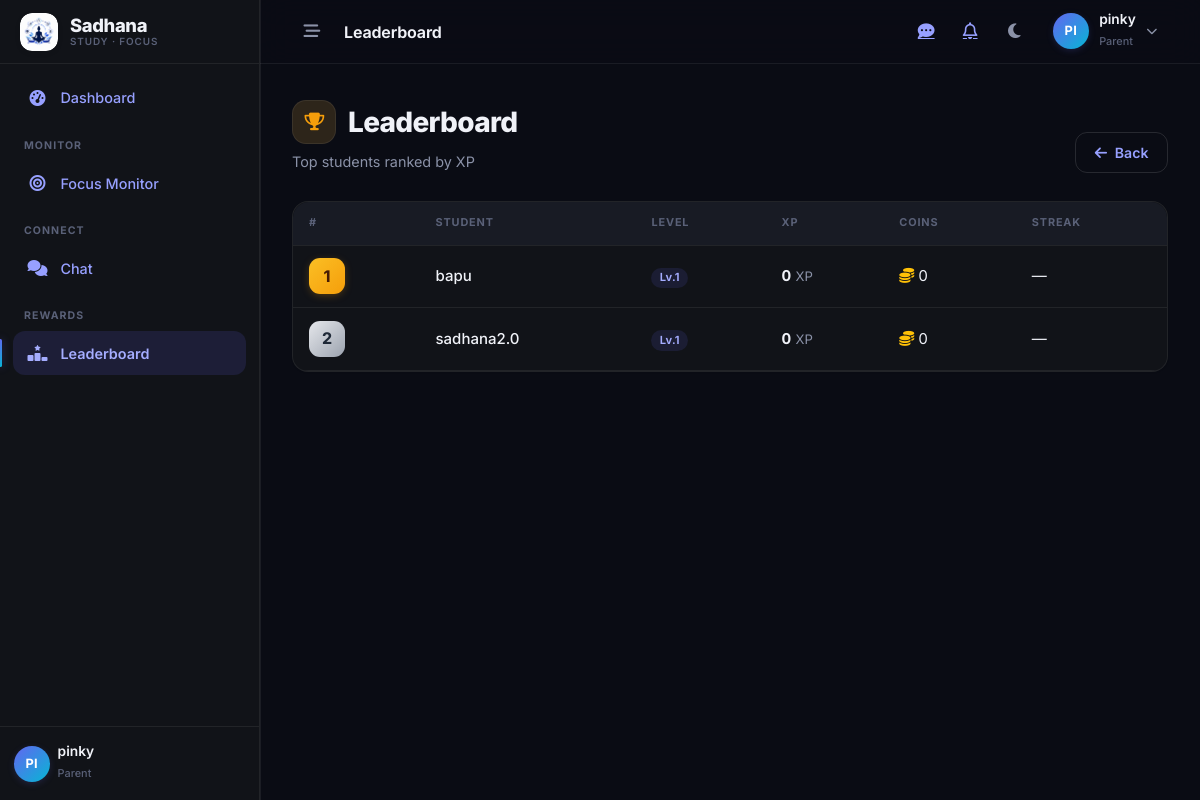
/rewards/leaderboard/ (signed in), run on an earlier commit of the app's database.
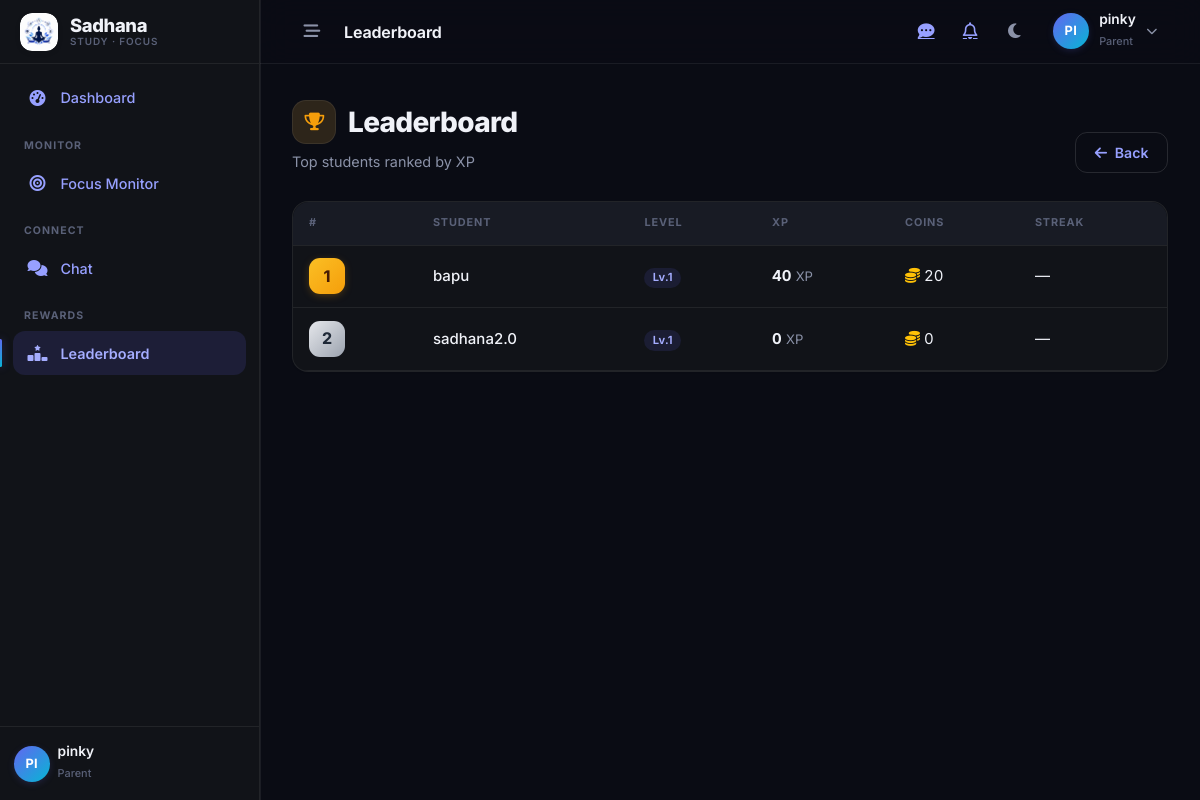
And on a later commit of the database.
### rewards/models.py (models this page shows, shortened)
class RewardProfile(models.Model):
    user = models.OneToOneField(
        settings.AUTH_USER_MODEL, on_delete=models.CASCADE,
        related_name='reward_profile'
    )
    xp = models.IntegerField(default=0)
    coins = models.IntegerField(default=0)
    total_tasks_completed = models.IntegerField(default=0)
    total_focus_sessions = models.IntegerField(default=0)
    current_streak = models.IntegerField(default=0, help_text="Consecutive days with at least one study session")
    longest_streak = models.IntegerField(default=0)
    last_active_date = models.DateField(null=True, blank=True)
    all_tasks_done_streak = models.IntegerField(default=0, help_text="Consecutive days all tasks completed")
    best_all_tasks_done_streak = models.IntegerField(default=0)
    weekly_goals_met = models.IntegerField(default=0)
    monthly_goals_met = models.IntegerField(default=0)
    tasks_completed_before_8am = models.IntegerField(default=0)
    @property
    def level(self):
        return get_level_info(self.xp)[0]
    class Meta:
        ordering = ['-xp']

### users/models.py (models this page shows, shortened)
class User(AbstractUser):
    ROLE_CHOICES = (
        ('PARENT', 'Parent'),
        ('CHILD', 'Child'),
        ('ADMIN', 'Admin'),
    )
    role = models.CharField(max_length=10, choices=ROLE_CHOICES, default='CHILD')
    child_id = models.CharField(max_length=20, unique=True, blank=True, null=True)

### rewards/views.py (the view)
# urls.py: path('leaderboard/', views.leaderboard_view, name='reward_leaderboard'),
@login_required
def leaderboard_view(request):
    leaderboard = get_leaderboard()
    return render(request, 'rewards/leaderboard.html', {
        'leaderboard': leaderboard,
    })

### rewards/models.py (called while the page is built)
def xp_for_level(n):
    return 100 * n * (n + 1) // 2

def get_level_info(xp):
    level = 1
    while True:
        threshold = xp_for_level(level)
        if xp < threshold:
            prev = xp_for_level(level - 1) if level > 1 else 0
            return level, threshold - prev, xp - prev
        level += 1

### rewards/services.py (called while the page is built)
def get_leaderboard(limit=20):
    return RewardProfile.objects.select_related('user').filter(
        user__role='CHILD'
    ).order_by('-xp')[:limit]

### templates/rewards/leaderboard.html (shortened to what this page needs)
{% extends 'base.html' %}
{% block topbar_title %}Leaderboard{% endblock %}
{% block content %}
<div class="sd-page-header">
    <div>
        <h2 class="sd-page-title"><span class="sd-title-icon" style="background:rgba(245,183,61,.15);color:var(--sd-warning);"><i class="fa-solid fa-trophy"></i></span> Leaderboard</h2>
        <p class="sd-page-subtitle">Top students ranked by XP</p>
    </div>
    <div class="sd-page-actions">
        <a href="{% url 'dashboard_router' %}" class="btn btn-outline-secondary"><i class="fa-solid fa-arrow-left me-1"></i> Back</a>
    </div>
</div>
<div class="sd-table-wrap d-none d-md-block">
    {% if leaderboard %}
    <div class="table-responsive">
        <table class="table table-hover align-middle mb-0">
            <thead>
                <tr>
                    <th>#</th>
                    <th>Student</th>
                    <th>Level</th>
                    <th>XP</th>
                    <th>Coins</th>
                    <th>Streak</th>
                </tr>
            </thead>
            <tbody>
                {% for p in leaderboard %}
                <tr>
                    <td>
                        {% if forloop.counter <= 3 %}
                            <span class="leader-rank r{{ forloop.counter }}">{{ forloop.counter }}</span>
                        {% else %}
                            <span class="text-muted tabular">{{ forloop.counter }}</span>
                        {% endif %}
                    </td>
                    <td class="fw-medium">{{ p.user.username }}</td>
                    <td><span class="badge soft-primary">Lv.{{ p.level }}</span></td>
                    <td><strong class="tabular">{{ p.xp }}</strong> <span class="text-muted small">XP</span></td>
                    <td class="tabular"><i class="fa-solid fa-coins text-warning me-1"></i>{{ p.coins }}</td>
                    <td class="tabular">{% if p.current_streak > 0 %}<i class="fa-solid fa-fire text-warning me-1"></i>{{ p.current_streak }} days{% else %}&mdash;{% endif %}</td>
                </tr>
                {% endfor %}
            </tbody>
        </table>
    </div>
    {% else %}
    <div class="empty-state">
        <span class="es-icon"><i class="fa-solid fa-trophy"></i></span>
        <p class="es-text">No students yet.</p>
    </div>
    {% endif %}
</div>
{% endblock %}

What changed in the data, as far as the page shows it:
changed RewardProfile "bapu": xp "0" → "40"; coins "0" → "20"
